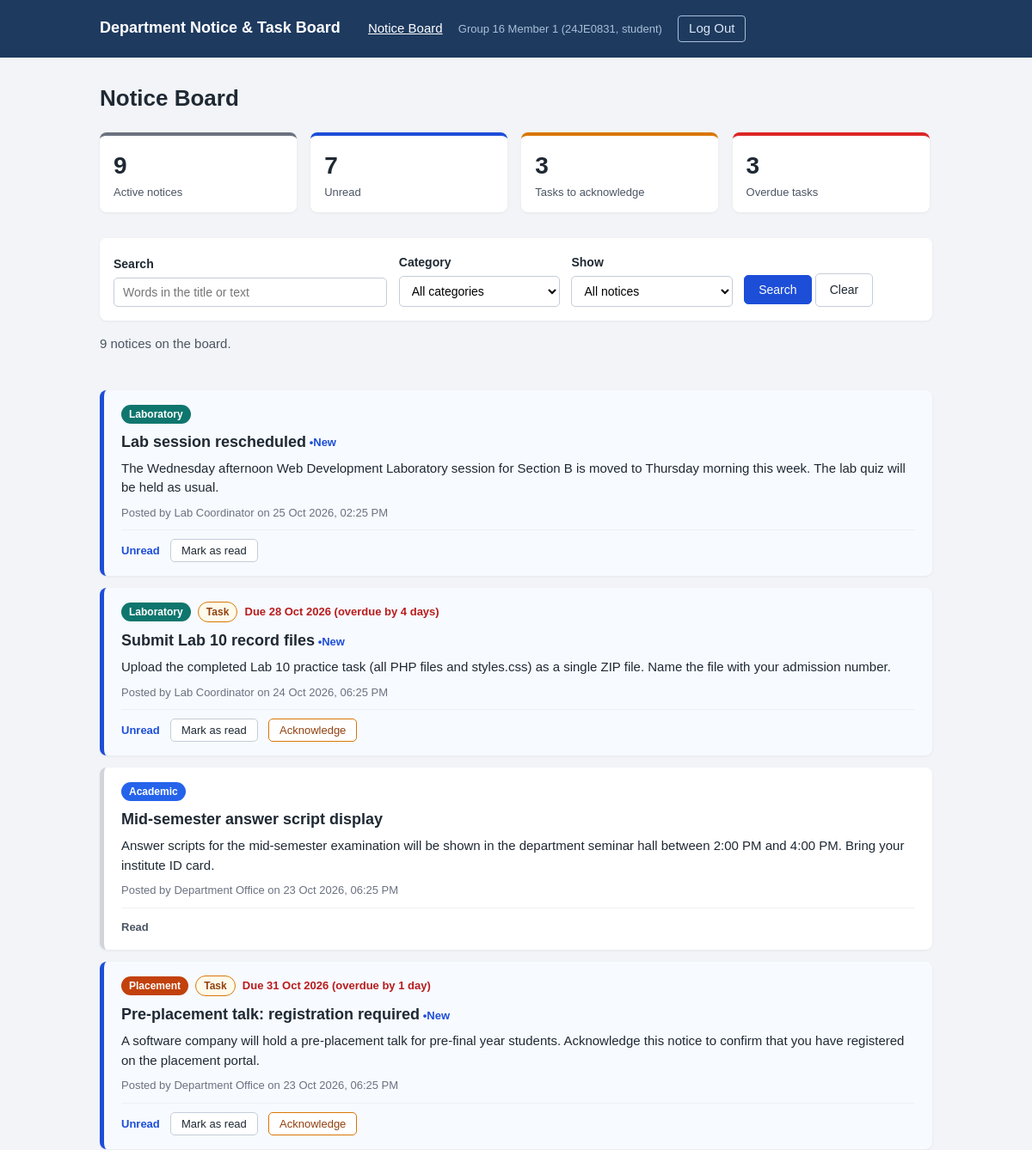
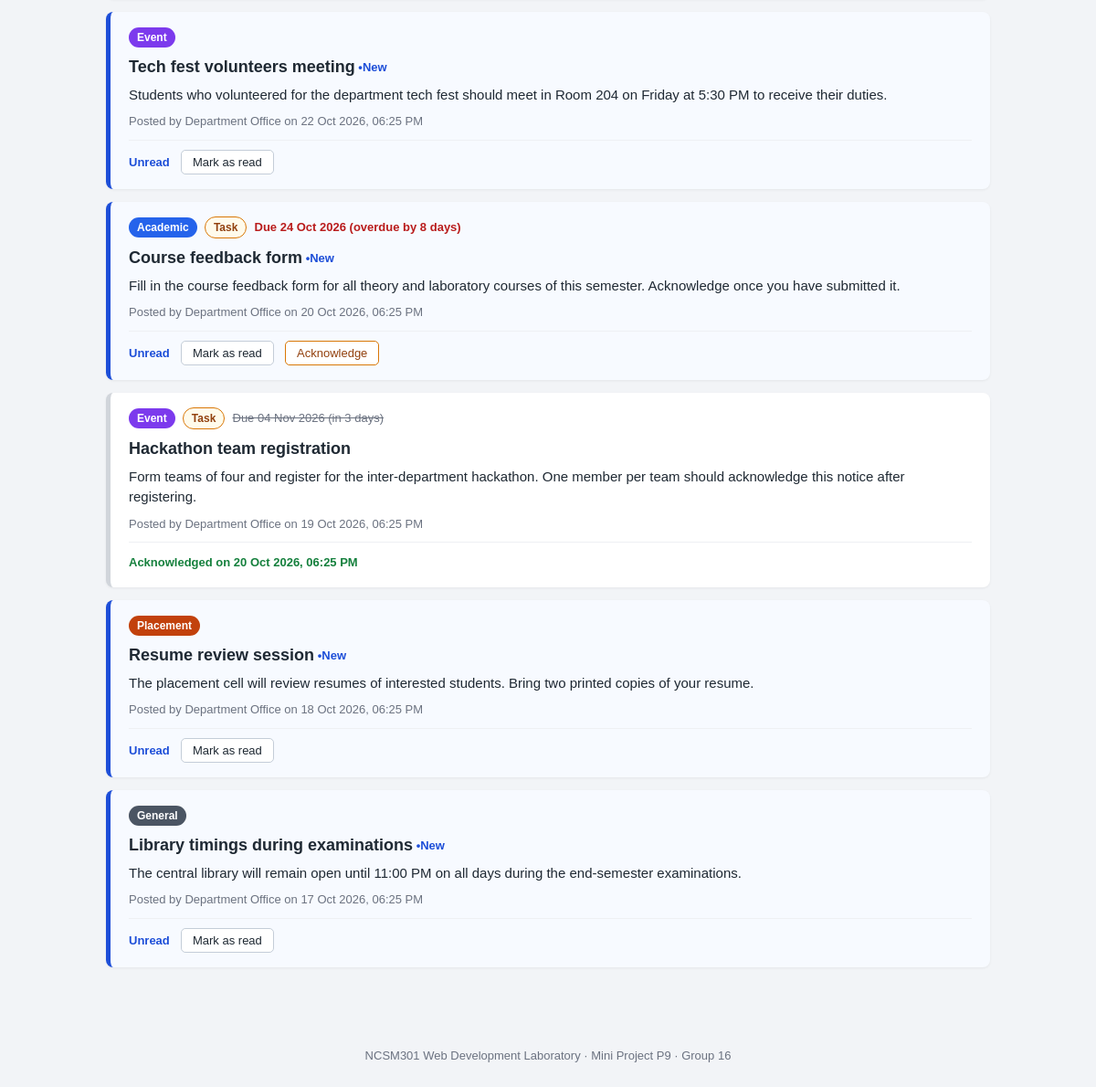
Screenshot of /index.php (signed in) with the database file from the repository (2 pictures, top to bottom).
### tables this page shows
CREATE TABLE notices (
    notice_id    INT AUTO_INCREMENT PRIMARY KEY,
    title        VARCHAR(150) NOT NULL,
    body         TEXT         NOT NULL,
    category_id  INT          NOT NULL,
    posted_by    INT          NOT NULL,
    due_date     DATE         NULL,
    requires_ack TINYINT(1)   NOT NULL DEFAULT 0,
    is_active    TINYINT(1)   NOT NULL DEFAULT 1,
    created_at   TIMESTAMP    NOT NULL DEFAULT CURRENT_TIMESTAMP,
    FOREIGN KEY (category_id) REFERENCES categories (category_id),
    FOREIGN KEY (posted_by) REFERENCES users (user_id)
);

CREATE TABLE categories (
    category_id INT AUTO_INCREMENT PRIMARY KEY,
    name        VARCHAR(30) NOT NULL UNIQUE
);

CREATE TABLE users (
    user_id       INT AUTO_INCREMENT PRIMARY KEY,
    login_id      VARCHAR(20)  NOT NULL UNIQUE,
    full_name     VARCHAR(100) NOT NULL,
    password_hash VARCHAR(255) NOT NULL,
    role          VARCHAR(10)  NOT NULL DEFAULT 'student',
    CHECK (role IN ('student', 'staff'))
);

### functions.php (called while the page is built, shortened)
<?php
function get_summary($pdo, $userId) {
    $statement = $pdo->prepare(
        "SELECT COUNT(*) AS total,
                SUM(s.read_at IS NULL) AS unread,
                SUM(n.requires_ack = 1 AND s.acknowledged_at IS NULL) AS pending,
                SUM(n.requires_ack = 1 AND s.acknowledged_at IS NULL AND n.due_date < :today) AS overdue
         FROM notices n
         LEFT JOIN notice_reads s ON s.notice_id = n.notice_id AND s.user_id = :userId
         WHERE n.is_active = 1"
    );
    $statement->execute([":today" => date("Y-m-d"), ":userId" => $userId]);
    $row = $statement->fetch();
    return [
        "total" => (int) $row["total"],
        "unread" => (int) $row["unread"],
        "pending" => (int) $row["pending"],
        "overdue" => (int) $row["overdue"],
    ];
}
function describe_due_date($dueDate) {
    $today = new DateTime(date("Y-m-d"));
    $due = new DateTime($dueDate);
    $days = (int) $today->diff($due)->format("%r%a");
    $label = "Due " . $due->format("d M Y");
    if ($days < 0) {
        $overdueBy = -$days;
        return [$label . " (overdue by " . $overdueBy . ($overdueBy === 1 ? " day)" : " days)"), "due-overdue"];
    } elseif ($days === 0) {
        return [$label . " (today)", "due-soon"];
    } elseif ($days <= 3) {
        return [$label . " (in " . $days . ($days === 1 ? " day)" : " days)"), "due-soon"];
    }
    return [$label . " (in " . $days . " days)", "due-later"];
}
function describe_state($readAt, $acknowledgedAt) {
    if ($acknowledgedAt !== null) {
        return ["Acknowledged on " . date("d M Y, h:i A", strtotime($acknowledgedAt)), "state-acknowledged"];
    } elseif ($readAt !== null) {
        return ["Read", "state-read"];
    }
    return ["Unread", "state-unread"];
}
?>

### index.php (the view, shortened to what this page needs)
<?php
require "db.php";
require "functions.php";
$userId = $_SESSION["userId"];
$search = isset($_GET["q"]) ? trim($_GET["q"]) : "";
$categoryId = isset($_GET["category"]) ? (int) $_GET["category"] : 0;
$view = isset($_GET["view"]) ? $_GET["view"] : "all";
$views = [
    "all" => "All notices",
    "unread" => "Unread",
    "pending" => "Tasks to acknowledge",
    "acknowledged" => "Acknowledged",
];
$conditions = ["n.is_active = 1"];
$params = [":userId" => $userId];
if ($view === "pending") {
    $orderBy = "n.due_date IS NULL, n.due_date, n.created_at DESC";
} else {
    $orderBy = "n.created_at DESC";
}
$sql = "SELECT n.notice_id, n.title, n.body, n.due_date, n.requires_ack, n.created_at,
               c.name AS category, u.full_name AS posted_by,
               s.read_at, s.acknowledged_at
        FROM notices n
        JOIN categories c ON n.category_id = c.category_id
        JOIN users u ON n.posted_by = u.user_id
        LEFT JOIN notice_reads s ON s.notice_id = n.notice_id AND s.user_id = :userId
        WHERE " . implode(" AND ", $conditions) . "
        ORDER BY " . $orderBy;
$statement = $pdo->prepare($sql);
$statement->execute($params);
$notices = $statement->fetchAll();
$summary = get_summary($pdo, $userId);
$isFiltered = $search !== "" || $categoryId > 0 || $view !== "all";
$activePage = "board";
require "header.php";
?>
    <main class="page-container">
        <h1>Notice Board</h1>
        <section class="summary" aria-label="Your summary">
            <a class="summary-tile" href="index.php">
                <span class="summary-number" id="summary-total"><?php echo $summary["total"]; ?></span>
                <span class="summary-label">Active notices</span>
            </a>
            <a class="summary-tile tile-unread" href="index.php?view=unread">
                <span class="summary-number" id="summary-unread"><?php echo $summary["unread"]; ?></span>
                <span class="summary-label">Unread</span>
            </a>
            <a class="summary-tile tile-pending" href="index.php?view=pending">
                <span class="summary-number" id="summary-pending"><?php echo $summary["pending"]; ?></span>
                <span class="summary-label">Tasks to acknowledge</span>
            </a>
            <a class="summary-tile tile-overdue" href="index.php?view=pending">
                <span class="summary-number" id="summary-overdue"><?php echo $summary["overdue"]; ?></span>
                <span class="summary-label">Overdue tasks</span>
            </a>
        </section>
        <form id="filter-form" class="filter-bar" action="index.php" method="get">
            <div class="filter-field filter-search">
                <label for="search">Search</label>
                <input type="text" id="search" name="q" maxlength="100"
                       placeholder="Words in the title or text"
                       value="<?php echo htmlspecialchars($search); ?>">
            </div>
            <div class="filter-field">
                <label for="category">Category</label>
                <select id="category" name="category">
                    <option value="0">All categories</option>
                </select>
            </div>
            <div class="filter-field">
                <label for="view">Show</label>
                <select id="view" name="view">
                    <?php foreach ($views as $value => $label): ?>
                        <option value="<?php echo $value; ?>" <?php echo $value === $view ? "selected" : ""; ?>>
                            <?php echo htmlspecialchars($label); ?>
                        </option>
                    <?php endforeach; ?>
                </select>
            </div>
            <div class="filter-field filter-buttons">
                <button type="submit" class="button-primary">Search</button>
                <a href="index.php" class="button-link">Clear</a>
            </div>
        </form>
        <p class="result-count">
            <?php
            echo count($notices) === 1 ? "1 notice" : count($notices) . " notices";
            echo $isFiltered ? " match the selected filters." : " on the board.";
            ?>
        </p>
        <p id="board-message" class="status-message" aria-live="polite"></p>
        <div class="notice-list">
            <?php foreach ($notices as $notice): ?>
                <?php
                list($stateText, $stateClass) = describe_state($notice["read_at"], $notice["acknowledged_at"]);
                $isUnread = $notice["read_at"] === null;
                $needsAck = $notice["requires_ack"] == 1 && $notice["acknowledged_at"] === null;
                ?>
                <article class="notice-card <?php echo $isUnread ? "is-unread" : ""; ?>" id="notice-<?php echo $notice["notice_id"]; ?>">
                    <div class="notice-tags">
                        <span class="badge badge-<?php echo strtolower(htmlspecialchars($notice["category"])); ?>">
                            <?php echo htmlspecialchars($notice["category"]); ?>
                        </span>
                        <?php if ($notice["requires_ack"] == 1): ?>
                            <span class="badge badge-task">Task</span>
                        <?php endif; ?>
                        <?php if ($notice["due_date"] !== null): ?>
                            <?php list($dueText, $dueClass) = describe_due_date($notice["due_date"]); ?>
                            <span class="due-date <?php echo $notice["acknowledged_at"] !== null ? "due-done" : $dueClass; ?>">
                                <?php echo htmlspecialchars($dueText); ?>
                            </span>
                        <?php endif; ?>
                    </div>
                    <h2 class="notice-title"><?php echo htmlspecialchars($notice["title"]); ?></h2>
                    <p class="notice-body"><?php echo nl2br(htmlspecialchars($notice["body"])); ?></p>
                    <p class="notice-meta">
                        Posted by <?php echo htmlspecialchars($notice["posted_by"]); ?>
                        on <?php echo date("d M Y, h:i A", strtotime($notice["created_at"])); ?>
                    </p>
                    <div class="notice-actions">
                        <span class="state <?php echo $stateClass; ?>"><?php echo htmlspecialchars($stateText); ?></span>
                        <?php if ($isUnread): ?>
                            <button type="button" class="status-button mark-read-button"
                                    data-notice-id="<?php echo $notice["notice_id"]; ?>" data-action="read">Mark as read</button>
                        <?php endif; ?>
                        <?php if ($needsAck): ?>
                            <button type="button" class="status-button ack-button"
                                    data-notice-id="<?php echo $notice["notice_id"]; ?>" data-action="acknowledge">Acknowledge</button>
                        <?php endif; ?>
                    </div>
                </article>
            <?php endforeach; ?>
        </div>
    </main>
<?php require "footer.php"; ?>
</body>
</html>

### header.php (shortened to what this page needs)
<!DOCTYPE html>
<html lang="en">
<head>
    <link rel="stylesheet" href="styles.css">
</head>
<body>
    <header class="site-header">
        <div class="header-inner">
            <a class="brand" href="index.php">Department Notice &amp; Task Board</a>
            <nav class="main-nav">
                <a href="index.php" class="<?php echo $activePage === "board" ? "active" : ""; ?>">Notice Board</a>
                <span class="user-info">
                    <?php echo htmlspecialchars($_SESSION["fullName"]); ?>
                    (<?php echo htmlspecialchars($_SESSION["loginId"]); ?>, <?php echo htmlspecialchars($_SESSION["role"]); ?>)
                </span>
                <a href="logout.php" class="logout-link">Log Out</a>
            </nav>
        </div>
    </header>

### footer.php
<footer class="site-footer">
    <p>NCSM301 Web Development Laboratory &middot; Mini Project P9 &middot; Group 16</p>
</footer>

### styles.css (style rules this page uses)
* { box-sizing: border-box; }
body { margin: 0; font-family: Arial, Helvetica, sans-serif; font-size: 15px; line-height: 1.5; color: #1f2933; background-color: #f2f4f7; }
h1 { margin: 0 0 20px; font-size: 26px; }
h2 { margin: 0 0 12px; font-size: 19px; }
a { color: #1d4ed8; }
.page-container { max-width: 1000px; margin: 0 auto; padding: 28px 16px 40px; }
.site-header { background-color: #1e3a5f; color: #ffffff; }
.header-inner { max-width: 1000px; margin: 0 auto; padding: 14px 16px; }
.brand { display: inline-block; margin: 4px 28px 4px 0; color: #ffffff; font-size: 18px; font-weight: bold; text-decoration: none; }
.main-nav { display: inline-block; }
.main-nav a, .user-info { display: inline-block; margin: 4px 14px 4px 0; color: #dbe7f5; text-decoration: none; }
.main-nav a:hover, .main-nav a.active { color: #ffffff; text-decoration: underline; }
.user-info { color: #a9bfd8; font-size: 13px; }
.main-nav .logout-link { padding: 3px 12px; border: 1px solid #a9bfd8; border-radius: 4px; }
.site-footer { padding: 20px 16px; text-align: center; color: #6b7280; font-size: 13px; }
button, .button-link { display: inline-block; padding: 8px 16px; border: 1px solid #c4cdd8; border-radius: 5px; background-color: #ffffff; color: #1f2933; font-size: 14px; text-decoration: none; cursor: pointer; }
.button-primary { border-color: #1d4ed8; background-color: #1d4ed8; color: #ffffff; }
label { display: block; margin: 14px 0 5px; font-weight: bold; font-size: 14px; }
input[type="text"], input[type="password"], input[type="date"], select, textarea { width: 100%; padding: 8px 10px; border: 1px solid #c4cdd8; border-radius: 5px; font-family: inherit; font-size: 14px; background-color: #ffffff; }
.status-message, .form-message { min-height: 22px; margin: 10px 0; color: #14532d; font-weight: bold; }
.summary { margin: 0 -6px 18px; }
.summary-tile { display: inline-block; vertical-align: top; width: calc(25% - 16px); margin: 0 6px 12px; padding: 14px 16px; border-radius: 8px; border-top: 4px solid #6b7280; background-color: #ffffff; color: #1f2933; text-decoration: none; box-shadow: 0 1px 3px rgba(0, 0, 0, 0.06); }
.summary-number { display: block; font-size: 28px; font-weight: bold; }
.summary-label { display: block; color: #4b5563; font-size: 13px; }
.tile-unread { border-top-color: #1d4ed8; }
.tile-pending { border-top-color: #d97706; }
.tile-overdue { border-top-color: #dc2626; }
.filter-bar { padding: 4px 16px 16px; border-radius: 8px; background-color: #ffffff; box-shadow: 0 1px 3px rgba(0, 0, 0, 0.06); }
.filter-field { display: inline-block; vertical-align: bottom; width: 20%; margin-right: 1%; }
.filter-field.filter-search { width: 34%; }
.filter-field.filter-buttons { width: auto; margin-right: 0; }
.filter-buttons button, .filter-buttons .button-link { margin-top: 10px; }
.result-count { margin: 16px 0 0; color: #4b5563; }
.notice-card { margin-bottom: 14px; padding: 16px 20px; border-left: 5px solid #d1d5db; border-radius: 8px; background-color: #ffffff; box-shadow: 0 1px 3px rgba(0, 0, 0, 0.06); }
.notice-card.is-unread { border-left-color: #1d4ed8; background-color: #f7faff; }
.notice-title { margin: 8px 0 6px; font-size: 18px; }
.notice-card.is-unread .notice-title::after { content: " \2022 New"; color: #1d4ed8; font-size: 13px; vertical-align: middle; }
.notice-body { margin: 0 0 8px; }
.notice-meta { margin: 0 0 10px; color: #6b7280; font-size: 13px; }
.notice-actions { padding-top: 10px; border-top: 1px solid #eef0f3; }
.notice-actions button { margin-left: 8px; padding: 5px 12px; font-size: 13px; }
.ack-button { border-color: #d97706; color: #92400e; }
.badge { display: inline-block; margin-right: 4px; padding: 2px 9px; border-radius: 12px; font-size: 12px; font-weight: bold; color: #ffffff; background-color: #6b7280; }
.badge-academic { background-color: #2563eb; }
.badge-laboratory { background-color: #0f766e; }
.badge-event { background-color: #7c3aed; }
.badge-placement { background-color: #c2410c; }
.badge-general { background-color: #4b5563; }
.badge-task { border: 1px solid #d97706; background-color: #fffbeb; color: #92400e; }
.due-date { display: inline-block; font-size: 13px; font-weight: bold; }
.due-overdue { color: #b91c1c; }
.due-done { color: #6b7280; font-weight: normal; text-decoration: line-through; }
.state { display: inline-block; font-size: 13px; font-weight: bold; }
.state-unread { color: #1d4ed8; }
.state-read { color: #4b5563; }
.state-acknowledged { color: #15803d; }

### rows the page displays
notices: category.name "Laboratory", title "Lab session rescheduled", body "The Wednesday afternoon Web Development Laboratory session for Section B is moved to Thursday morning this week. The lab quiz will be held as usual.", posted_by.full_name "Lab Coordinator", created_at "25 Oct 2026, 02:25 PM", stateText "Unread"
notices: category.name "Laboratory", requires_ack "Task", dueText "Due 28 Oct 2026 (overdue by 4 days)", title "Submit Lab 10 record files", body "Upload the completed Lab 10 practice task (all PHP files and styles.css) as a single ZIP file. Name the file with your admission number.", posted_by.full_name "Lab Coordinator", created_at "24 Oct 2026, 06:25 PM", stateText "Unread"
notices: category.name "Academic", title "Mid-semester answer script display", body "Answer scripts for the mid-semester examination will be shown in the department seminar hall between 2:00 PM and 4:00 PM. Bring your institute ID card.", posted_by.full_name "Department Office", created_at "23 Oct 2026, 06:25 PM", stateText "Read"
notices: category.name "Placement", requires_ack "Task", dueText "Due 31 Oct 2026 (overdue by 1 day)", title "Pre-placement talk: registration required", body "A software company will hold a pre-placement talk for pre-final year students. Acknowledge this notice to confirm that you have registered on the placement portal.", posted_by.full_name "Department Office", created_at "23 Oct 2026, 06:25 PM", stateText "Unread"
notices: category.name "Event", title "Tech fest volunteers meeting", body "Students who volunteered for the department tech fest should meet in Room 204 on Friday at 5:30 PM to receive their duties.", posted_by.full_name "Department Office", created_at "22 Oct 2026, 06:25 PM", stateText "Unread"
notices: category.name "Academic", requires_ack "Task", dueText "Due 24 Oct 2026 (overdue by 8 days)", title "Course feedback form", body "Fill in the course feedback form for all theory and laboratory courses of this semester. Acknowledge once you have submitted it.", posted_by.full_name "Department Office", created_at "20 Oct 2026, 06:25 PM", stateText "Unread"
notices: category.name "Event", requires_ack "Task", dueText "Due 04 Nov 2026 (in 3 days)", title "Hackathon team registration", body "Form teams of four and register for the inter-department hackathon. One member per team should acknowledge this notice after registering.", posted_by.full_name "Department Office", created_at "19 Oct 2026, 06:25 PM", stateText "Acknowledged on 20 Oct 2026, 06:25 PM"
notices: category.name "Placement", title "Resume review session", body "The placement cell will review resumes of interested students. Bring two printed copies of your resume.", posted_by.full_name "Department Office", created_at "18 Oct 2026, 06:25 PM", stateText "Unread"
notices: category.name "General", title "Library timings during examinations", body "The central library will remain open until 11:00 PM on all days during the end-semester examinations.", posted_by.full_name "Department Office", created_at "17 Oct 2026, 06:25 PM", stateText "Unread"

### other values shown
$_SESSION["fullName"] "Group 16 Member 1"
$_SESSION["loginId"] "24JE0831"
$_SESSION["role"] "student"
$summary["total"] "9"
$summary["unread"] "7"
$summary["pending"] "3"
$summary["overdue"] "3"
count($notices) "9"
form field view "All notices"
